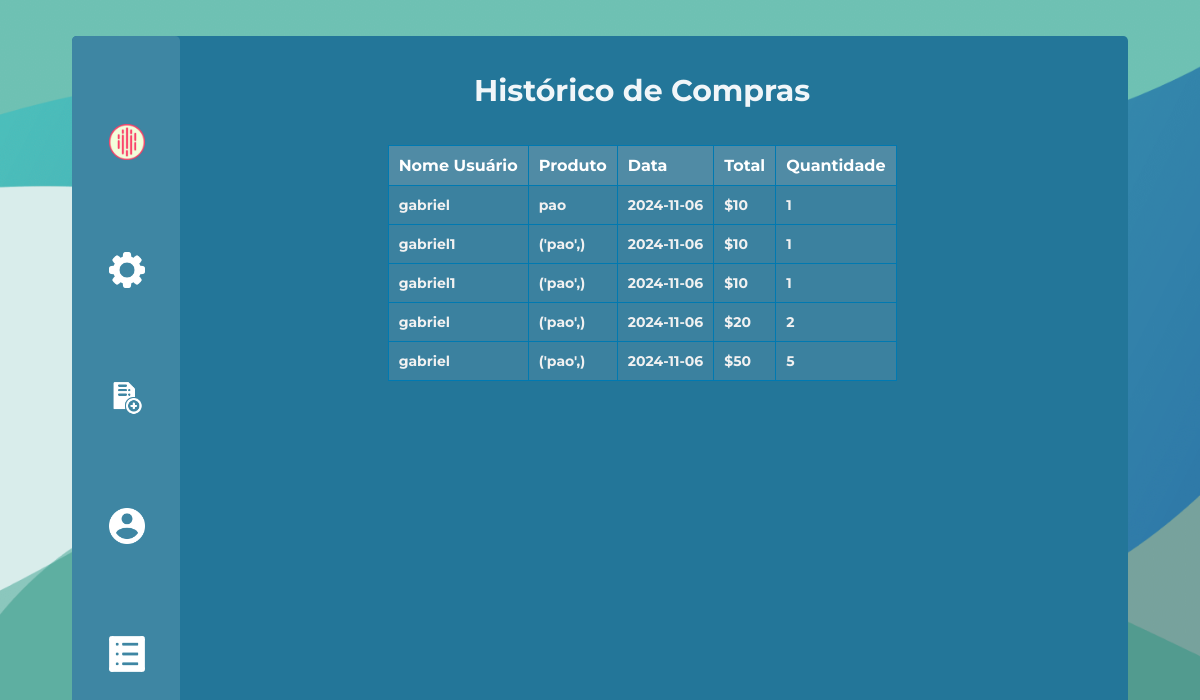
Page /historico (signed in) on the earlier database version.
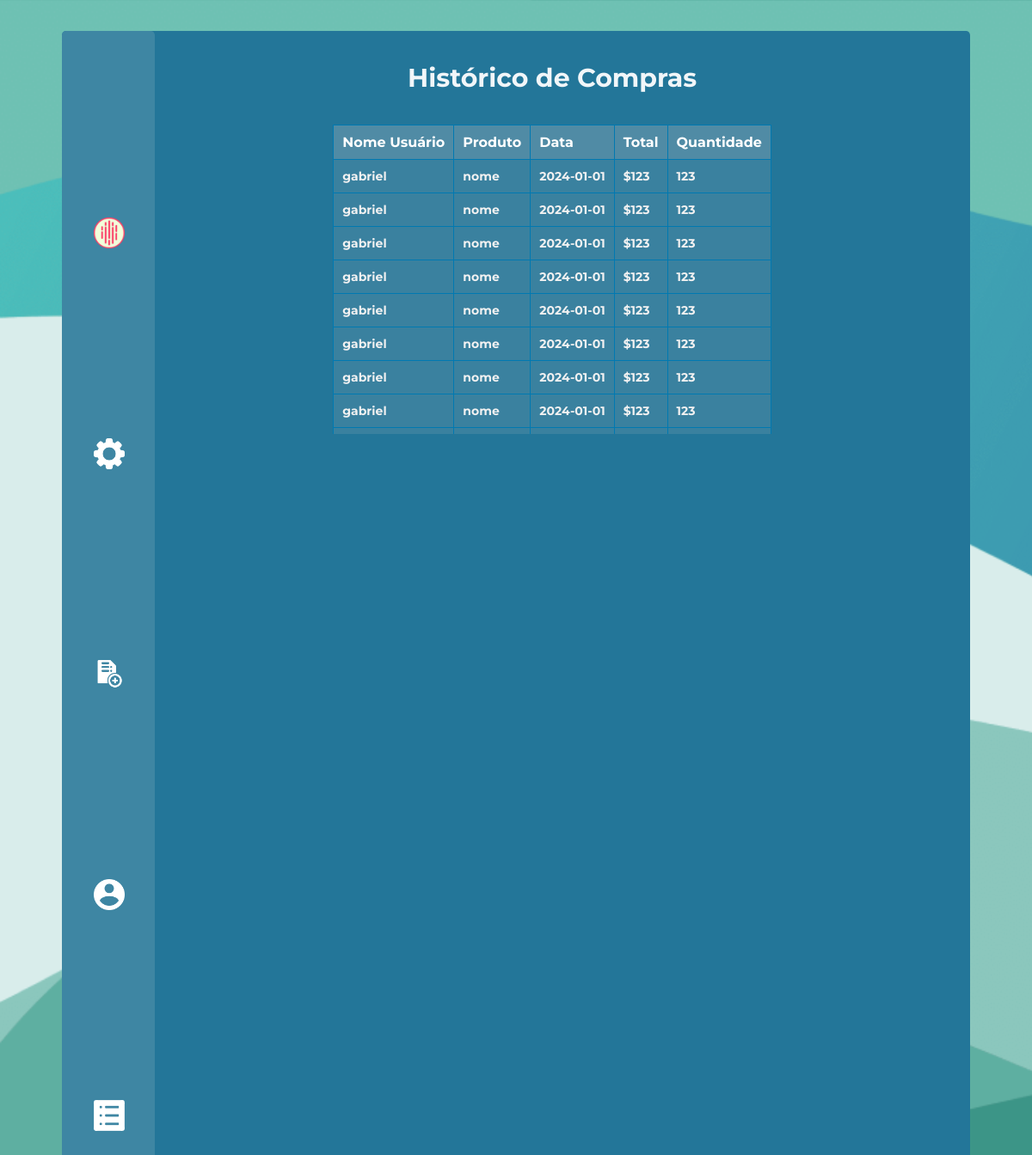
Same page on the later database version.
### projeto/models.py (models this page shows)
class Historico(db.Model):
    id = db.Column(db.Integer, primary_key = True)
    nomeProduto = db.Column(db.String, nullable=False)
    data = db.Column(db.Date, nullable=False)
    valor = db.Column(db.Integer, nullable=False)
    quantidade = db.Column(db.Integer, nullable=False)
    idDependente = db.Column(db.Integer, nullable=False)
    nomeDependente = db.Column(db.String, nullable=False)

### projeto/routes.py (the view)
@app.route("/historico")
@login_required
def historico():
    dependentes_do_responsavel = Dependente.query.filter_by(idResponsavel=current_user.id).all()
    ids_dependentes = [dependente.id for dependente in dependentes_do_responsavel]
    historicos = Historico.query.filter(Historico.idDependente.in_(ids_dependentes)).order_by(desc(Historico.id)).all()
    return render_template("historico.html", historicos=historicos)

### projeto/models.py (called while the page is built)
@login_manager.user_loader
def load_user(user_id):
    user_type = session.get('user_type')
    if user_type == 'responsavel':
        return Responsavel.query.get(int(user_id))
    elif user_type == 'dependente':
        return Dependente.query.get(int(user_id))
    elif user_type == 'funcionario':
        return Funcionario.query.get(int(user_id))
    return None

### projeto/templates/historico.html (shortened to what this page needs)
{% extends 'baseResponsavel.html' %}
{% block conteudo %}
<section class="historicoListagem">
    <h1 class="tituloHistorico">Histórico de Compras</h1>
    <div class="tableContainer">
    <table>
        <thead>
            <tr>
                <th>Nome Usuário</th>
                <th>Produto</th>
                <th>Data</th>
                <th>Total</th>
                <th>Quantidade</th>
            </tr>
        </thead>
        <tbody>
            {% for historico in historicos %}
            <tr>
                <td>{{ historico.nomeDependente }}</td>
                <td>{{ historico.nomeProduto }}</td>
                <td>{{ historico.data }}</td>
                <td>${{ historico.valor }}</td>
                <td>{{ historico.quantidade }}</td>
            </tr>
            {% endfor %}
        </tbody>
    </table>
</div>
</section>
{%endblock%}

Differences in the rows shown:
no longer on this page (row unchanged): Historico: nomeDependente "gabriel", nomeProduto "pao", data "2024-11-06", valor "10", quantidade "1"
no longer on this page (row unchanged): Historico: nomeDependente "gabriel1", nomeProduto "('pao',)", data "2024-11-06", valor "10", quantidade "1"
no longer on this page (row unchanged): Historico: nomeDependente "gabriel1", nomeProduto "('pao',)", data "2024-11-06", valor "10", quantidade "1"
no longer on this page (row unchanged): Historico: nomeDependente "gabriel", nomeProduto "('pao',)", data "2024-11-06", valor "20", quantidade "2"
no longer on this page (row unchanged): Historico: nomeDependente "gabriel", nomeProduto "('pao',)", data "2024-11-06", valor "50", quantidade "5"
added Historico: nomeDependente "gabriel", nomeProduto "nome", data "2024-01-01", valor "123", quantidade "123"
added Historico: nomeDependente "gabriel", nomeProduto "nome", data "2024-01-01", valor "123", quantidade "123"
added Historico: nomeDependente "gabriel", nomeProduto "nome", data "2024-01-01", valor "123", quantidade "123"
added Historico: nomeDependente "gabriel", nomeProduto "nome", data "2024-01-01", valor "123", quantidade "123"
added Historico: nomeDependente "gabriel", nomeProduto "nome", data "2024-01-01", valor "123", quantidade "123"
added Historico: nomeDependente "gabriel", nomeProduto "nome", data "2024-01-01", valor "123", quantidade "123"
added Historico: nomeDependente "gabriel", nomeProduto "nome", data "2024-01-01", valor "123", quantidade "123"
added Historico: nomeDependente "gabriel", nomeProduto "nome", data "2024-01-01", valor "123", quantidade "123"
